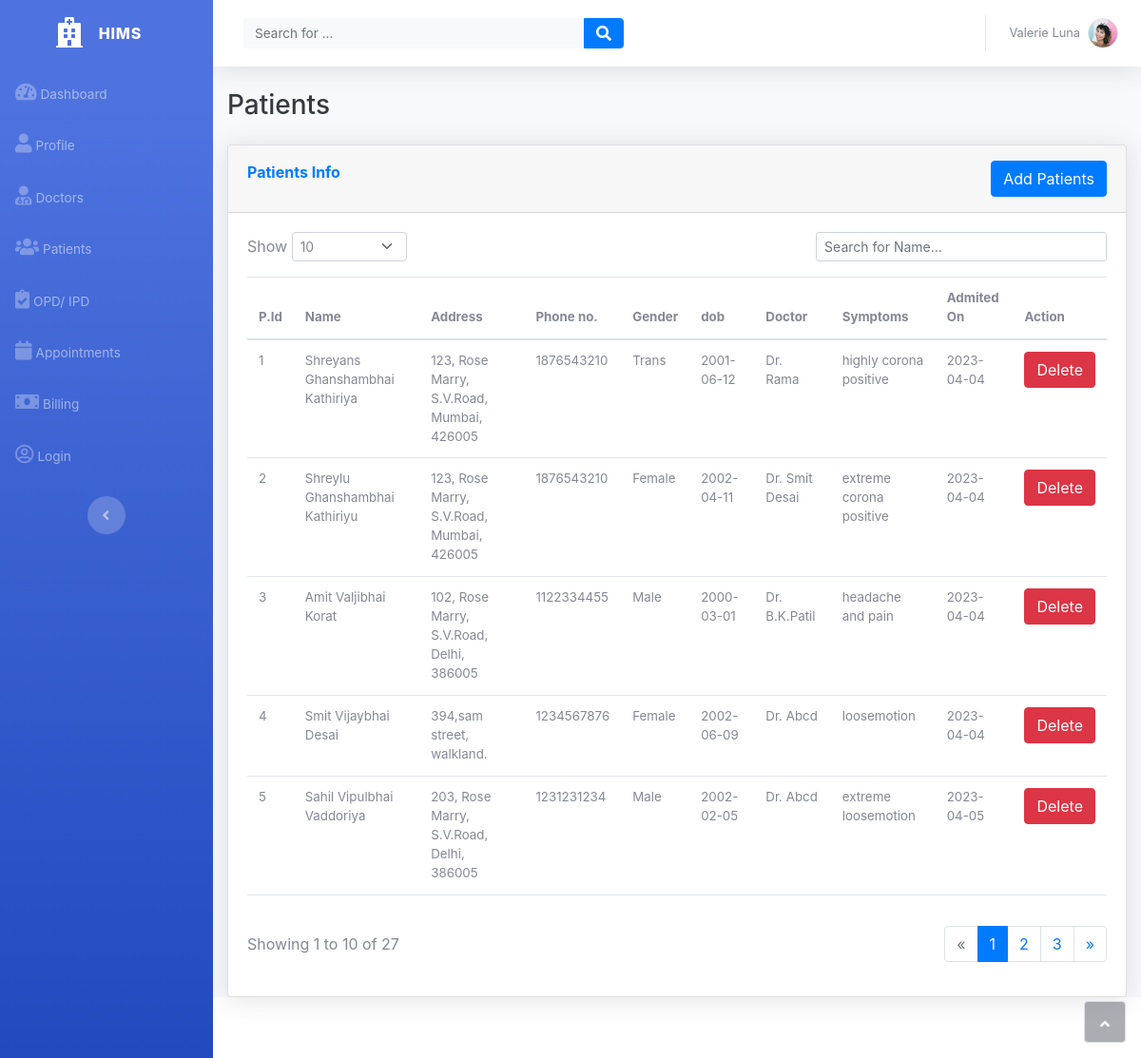
/patients.php, run on the app's committed database.
### tables this page shows
CREATE TABLE `Patients` (
  `p_id` int(6) NOT NULL,
  `name` varchar(50) NOT NULL,
  `bill` int(10) DEFAULT 0,
  `address` varchar(50) NOT NULL,
  `phone_no` bigint(13) NOT NULL,
  `gender` varchar(20) NOT NULL,
  `dob` date NOT NULL,
  `doctor` varchar(30) NOT NULL,
  `symptoms` varchar(150) NOT NULL,
  `admited_on` date NOT NULL DEFAULT current_timestamp()
);

### ptable.php (the view, shortened to what this page needs)
<?php
$server = "localhost";
$username = "root";
$dpassword = "";
$database = "HIMS";
$conn = mysqli_connect($server, $username, $dpassword, $database);
$sql = "SELECT * FROM Patients";
$result = mysqli_query($conn, $sql);
$data = array();
while ($row = mysqli_fetch_assoc($result)) {
    $data[] = $row;
}
echo "<table class='table' id='dataTable' style='font-size: smaller;'>";
echo "<thead>";
echo "<tr><th>P.Id</th><th style='min-width: 10px;'>Name</th><th style='min-width: 10px;'>Address</th><th style='min-width: 10px;'>Phone no.</th><th style='min-width: 10px;'>Gender</th><th style='min-width: 10px;'>dob</th><th style='min-width: 10px;'>Doctor</th><th style='min-width: 10px;'>Symptoms</th><th style='min-width: 10px;'>Admited On</th><th style='min-width: 10px;'>Action</th></tr>";
foreach ($data as $row) {
    echo "<tr><td>" . $row['p_id'] . "</td><td>" . $row['name'] . "</td><td>" . $row['address'] . "</td><td>" . $row['phone_no'] . "</td><td>" . $row['gender'] . "</td><td>" . $row['dob'] . "</td><td>" . $row['doctor'] . "</td><td>" . $row['symptoms'] . "</td><td>" . $row['admited_on'] . "</td><td><button type='button' class='btn btn-danger' onclick='deleteRow(" . $row['id'] . ")'>Delete</button></td></tr>";
}
echo "</thead>";
echo "</table>";
?>

### data on the page
patients: p_id "1", name "Shreyans Ghanshambhai Kathiriya", address "123, Rose Marry, S.V.Road, Mumbai, 426005", phone_no "1876543210", gender "Trans", dob "2001-06-12", doctor "Dr. Rama", symptoms "highly corona positive", admited_on "2023-04-04"
patients: p_id "2", name "Shreylu Ghanshambhai Kathiriyu", address "123, Rose Marry, S.V.Road, Mumbai, 426005", phone_no "1876543210", gender "Female", dob "2002-04-11", doctor "Dr. Smit Desai", symptoms "extreme corona positive", admited_on "2023-04-04"
patients: p_id "3", name "Amit Valjibhai Korat", address "102, Rose Marry, S.V.Road, Delhi, 386005", phone_no "1122334455", gender "Male", dob "2000-03-01", doctor "Dr. B.K.Patil", symptoms "headache and pain", admited_on "2023-04-04"
patients: p_id "4", name "Smit Vijaybhai Desai", address "394,sam street, walkland.", phone_no "1234567876", gender "Female", dob "2002-06-09", doctor "Dr. Abcd", symptoms "loosemotion", admited_on "2023-04-04"
patients: p_id "5", name "Sahil Vipulbhai Vaddoriya", address "203, Rose Marry, S.V.Road, Delhi, 386005", phone_no "1231231234", gender "Male", dob "2002-02-05", doctor "Dr. Abcd", symptoms "extreme loosemotion", admited_on "2023-04-05"
